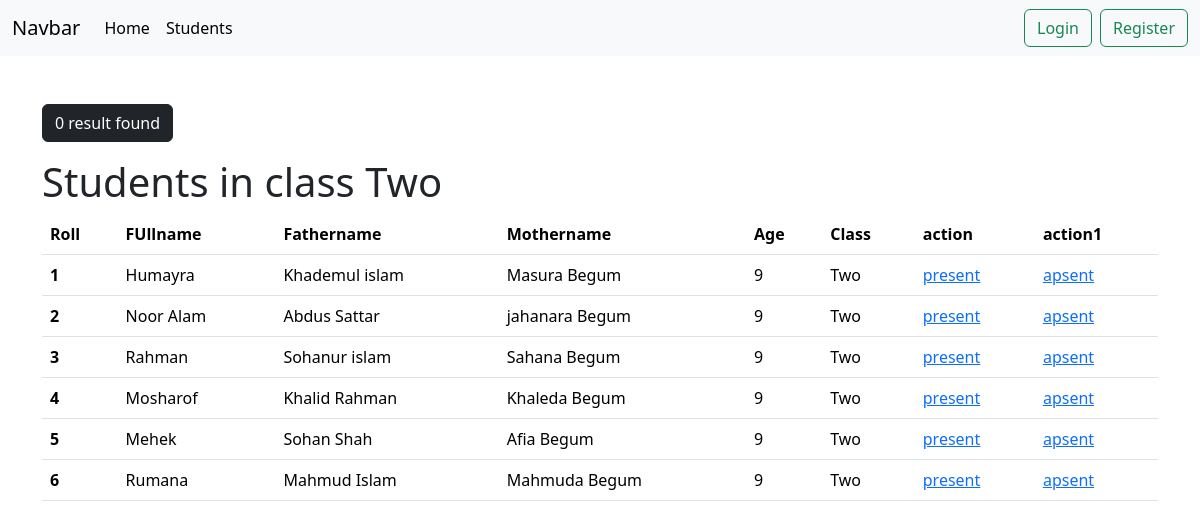
/student/students_in_class/Two/, run on the app's committed database.
### student/models.py (models this page shows, shortened)
class StudentModel(models.Model):
    fullname = models.CharField(max_length=150)
    age = models.IntegerField()
    fatherName = models.CharField(max_length=150)
    motherName = models.CharField(max_length=150)
    roll = models.IntegerField()
    cl_name = models.ManyToManyField(SchoolclassModel)

class SchoolclassModel(models.Model):
    name = models.CharField(max_length=100)
    slug = models.SlugField(max_length=100, unique=True, null=True, blank=True)
    def __str__(self):
        return self.name

### student/views.py (the view)
# urls.py: path('students_in_class/<str:class_name>/', views.students_in_class, name='students_in_class'),
def students_in_class(request, class_name):
    students = models.StudentModel.objects.filter(cl_name__name=class_name)
    context = {
        'class_name': class_name,
        'students': students,
    }
    return render(request, 'students_in_class.html', context)

### student/templates/students_in_class.html
{% extends "base.html" %}
{% block content %}
<div class="container">
    <br><br><button class="btn btn-dark mb-3">{{data | length}} result found</button><br>
    <h1>Students in class {{ class_name }}</h1>
<table class="table">
    <thead>
      <tr>
        <th scope="col">Roll</th>
        <th scope="col">FUllname</th>
        <th scope="col">Fathername</th>
        <th scope="col">Mothername</th>
        <th scope="col">Age</th>
        <th scope="col">Class</th>
        <th scope="col">action</th>
        <th scope="col">action1</th>
      </tr>
    </thead>
    <tbody>
        {% for object in students %}
        <tr>
          <th scope="row">{{object.roll}}</th>
          <td>{{object.fullname}}</td>
          <td>{{object.fatherName}}</td>
          <td>{{object.motherName}}</td>
          <td>{{object.age}}</td>
          <td>{% for j in object.cl_name.all %}
                  {{j}}
              {% endfor %}</td>
          <td><a href="{% url 'present' object.id %}">present</a></td>
          <td><a href="{% url 'apsent' object.id %}">apsent</a></td>
        </tr>
        {% endfor %}
    </tbody>
  </table>
</div>
{% endblock content %}

### data on the page
StudentModel: roll "1", fullname "Humayra", fatherName "Khademul islam", motherName "Masura Begum", age "9"
SchoolclassModel: name "Two"
StudentModel: roll "2", fullname "Noor Alam", fatherName "Abdus Sattar", motherName "jahanara Begum", age "9"
StudentModel: roll "3", fullname "Rahman", fatherName "Sohanur islam", motherName "Sahana Begum", age "9"
StudentModel: roll "4", fullname "Mosharof", fatherName "Khalid Rahman", motherName "Khaleda Begum", age "9"
StudentModel: roll "5", fullname "Mehek", fatherName "Sohan Shah", motherName "Afia Begum", age "9"
StudentModel: roll "6", fullname "Rumana", fatherName "Mahmud Islam", motherName "Mahmuda Begum", age "9"

### other printed values
{{ data | length }} "0"
{{ class_name }} "Two"
